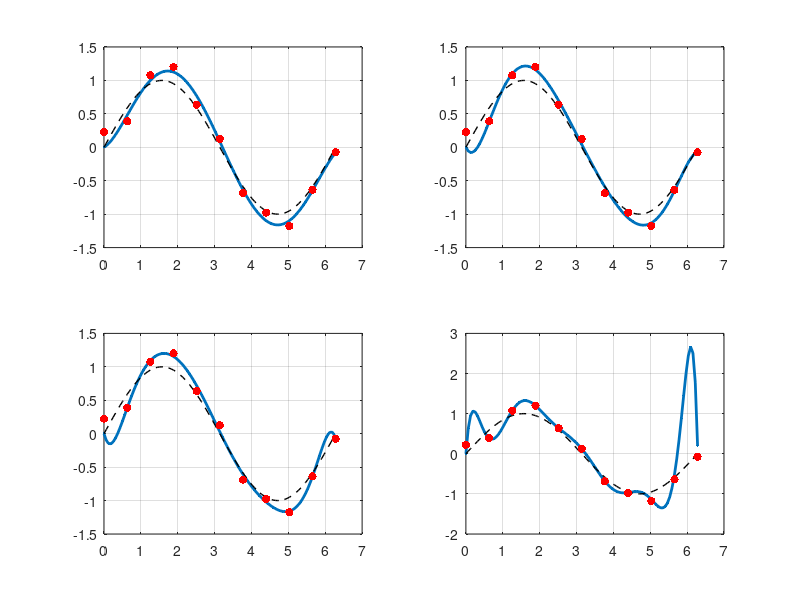
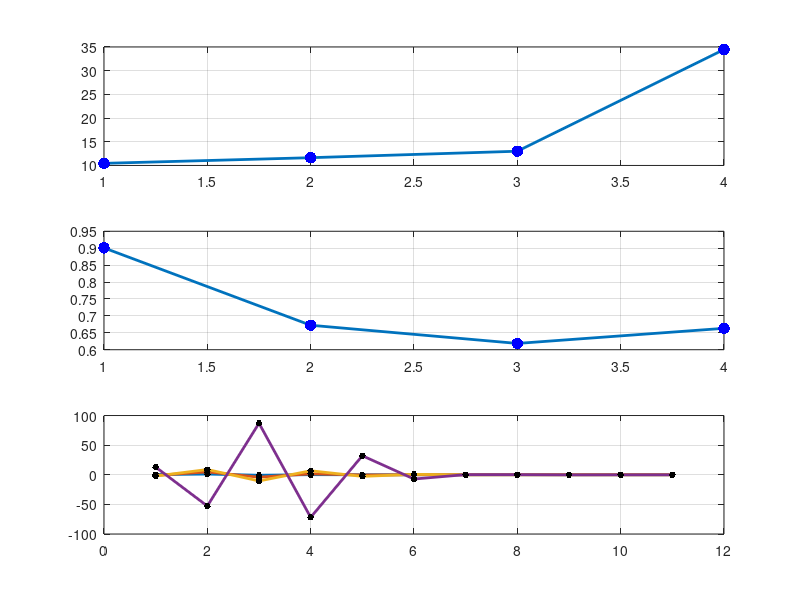

Recreate these plots in MATLAB, in order.
%% Ridge Regression
% 20240922 
clear all;clc;clear all;close all;

%% Data Sets
DataX = [0 : pi/5: 2*pi];
DataY_Orig = sin(DataX);
% DataY = DataY_Orig + randi([-10 10], 1, length(DataX))/40;
DataY = [ 0.2250    0.3878    1.0761    1.2011    0.6378    0.1250  -0.6878   -0.9761   -1.1761   -0.6378   -0.0750 ];

% plot(DataX, DataY, 'o-')
% hold on
% plot(DataX, DataY_Orig, 'o-')
%% Test for Loop
Cnt = 1;
coeff = zeros(11,4);
TestOrder = 11;
TestLambda = 0;
for TestOrder = 5:2:11
% for TestLambda = 0:0.02:0.06

%% Polynomial Fitting
% y =c1*x + c2*x^2 + c3*x^3 +c4*x^4 + .....
PolyOrder = TestOrder;
lambda = TestLambda;
A_Col = DataX.';
b_Col = DataY.';
A = A_Col;
for order = 2:1:PolyOrder
    A = [A A_Col.^order];
end

%coeff = A\b_Col;
coeff(1:PolyOrder,Cnt) = inv(A'*A + lambda*eye(PolyOrder))*(A'*b_Col)

%% Predict
Input = [0 : pi/50: 2*pi].';
PredictA = Input;
for order = 2:1:PolyOrder
    PredictA = [PredictA Input.^order];
end
PredictedY = PredictA*coeff(1:PolyOrder,Cnt);
residue(Cnt) = sum(abs(PredictedY - sin(Input)))
residue2(Cnt) = sum(abs(A*coeff(1:PolyOrder,Cnt) - DataY.'))

subplot(2,2,Cnt)
plot(Input, PredictedY, '.-', 'LineWidth', 2)
hold on
plot(Input, sin(Input), '--', 'LineWidth', 1, 'Color', 'black')
hold on
plot(DataX, DataY, '.', 'LineWidth', 1, 'MarkerSize',18, 'MarkerEdgeColor','red')
grid on

%% Test for Loop
Cnt =  Cnt + 1;
end

%% Plot Residule
figure
subplot(3,1,1)
plot(residue,  '.-', 'LineWidth', 2, 'MarkerSize',25, 'MarkerEdgeColor','blue')
grid on

subplot(3,1,2)
plot(residue2,  '.-', 'LineWidth', 2, 'MarkerSize',25, 'MarkerEdgeColor','blue')
grid on


%% Plot Coefficient
subplot(3,1,3)
plot(coeff,  '.-', 'LineWidth', 2, 'MarkerSize',15, 'MarkerEdgeColor','black')
grid on
